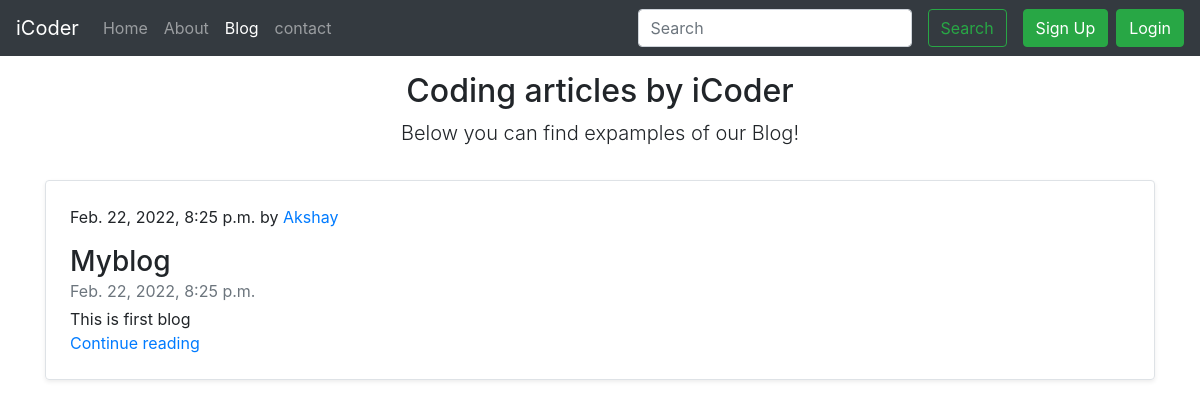
The page /blog/ on the database as committed earlier.
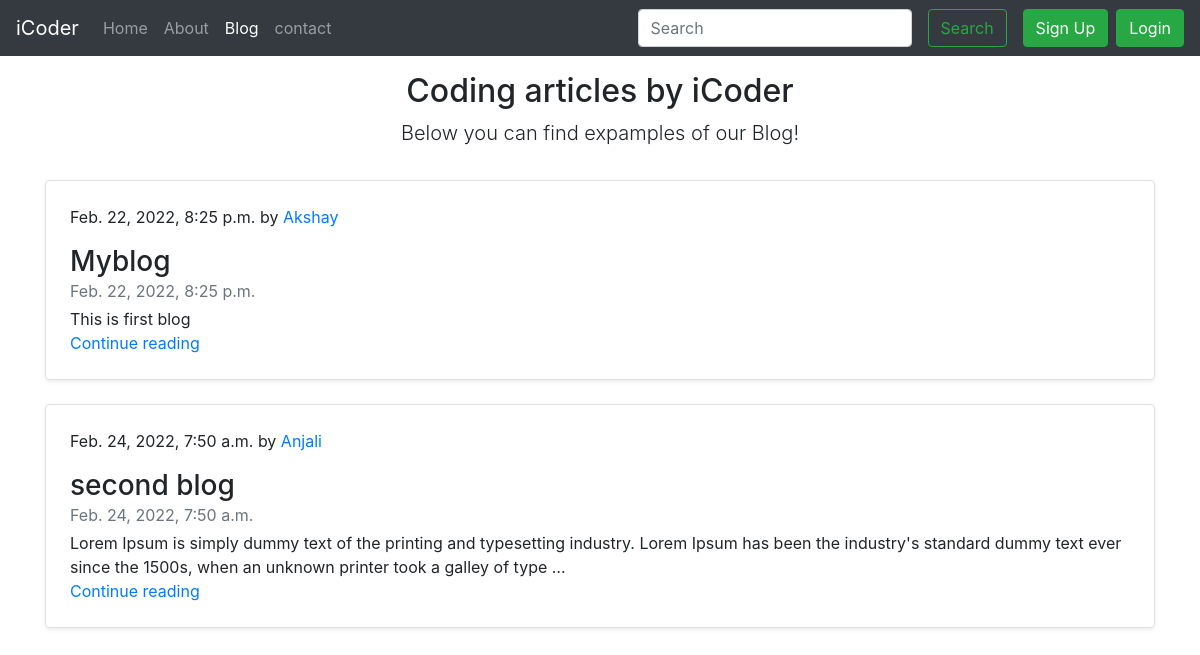
The same page on the database as committed later.
### blog/models.py (models this page shows, shortened)
class BlogPost(models.Model):
    sno = models.AutoField(primary_key=True)
    title = models.CharField(max_length=50)
    author = models.CharField(max_length=20)
    content = models.TextField()
    timestamp = models.DateTimeField(auto_now_add=True, blank=True)

### blog/views.py (the view)
# urls.py: path("",views.home, name="Display all Blogs"),
def home(request):
    if request.method == 'GET':
        post = BlogPost.objects.all()
        post = {'allPosts': post}
    return render(request, 'blog/blogHome.html', post)

### templates/blog/blogHome.html (shortened to what this page needs)
{% extends 'base.html' %}
{% block blogactive %} active {% endblock blogactive %}
{% block body %}
<div class="container">
    <div class="py-3 text-center">
        <h2>Coding articles by iCoder</h2>
        <p class="lead"> Below you can find expamples of our Blog!</p>
    </div>
    {% for post in allPosts %}
    <div class="row no-gutters border rounded overflow-hidden flex-md-row mb-4 shadow-sm h-md-250 position-relative">
        <div class="col p-4 d-flex flex-column position-static">
            <p class="blog-post-meta">{{post.timestamp}} by <a href="#">{{post.author}}</a></p>
            <h3 class="mb-0">{{post.title}}</h3>
            <div class="mb-1 text-muted">{{post.timestamp}}</div>
            <p class="card-text mb-auto">{{post.content| truncatechars:200 }}</p>
            <a href="/blog/{{post.sno}}" class="stretched-link">Continue reading</a>
        </div>
    </div>
    {% endfor %}
</div>
{% endblock body %}

Rows that differ between the two databases and show on the page:
added BlogPost: timestamp "Feb. 24, 2022, 7:50 a.m.", author "Anjali", title "second blog", content "Lorem Ipsum is simply dummy text of the printing and typesetting industry. Lorem Ipsum has been the industry's standard dummy text ever since the 1500s, when an unknown printer took a galley of type …"
